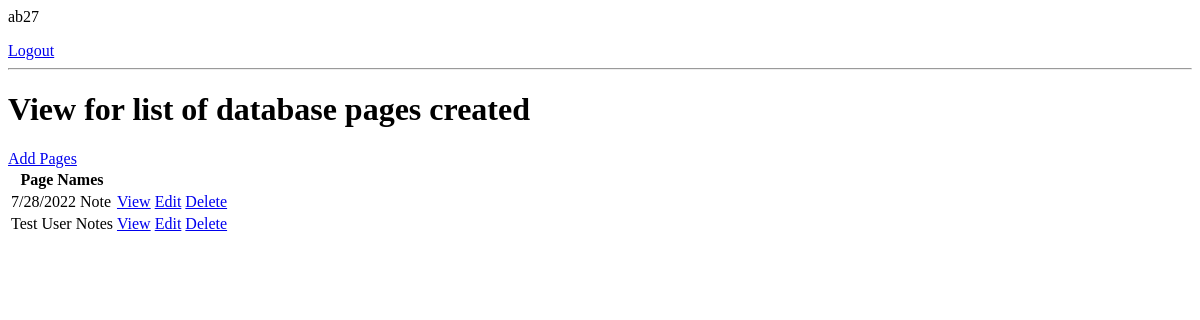
Page / (signed in) on the earlier database version.
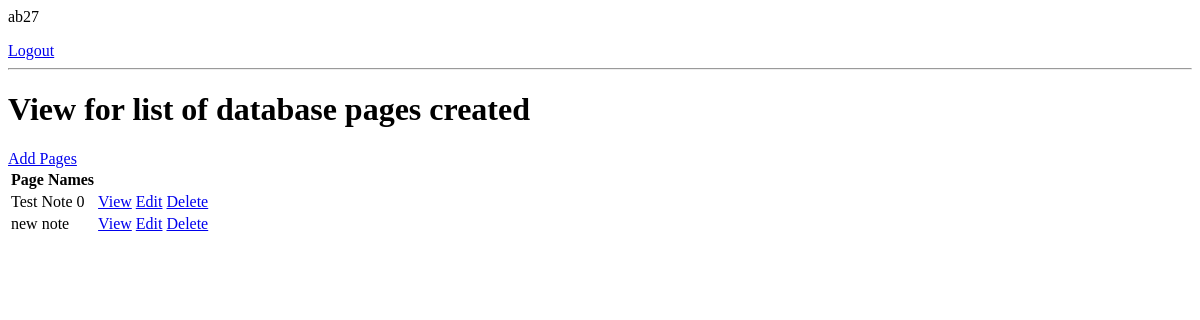
Same page on the later database version.
### base/models.py (models this page shows, shortened)
class NotesPage(models.Model):
    user = models.ForeignKey(User, on_delete=models.CASCADE, null=True, blank=True)
    title = models.CharField(max_length=100)
    body = models.TextField(null=True, blank=True)
    created = models.DateTimeField(auto_now_add=True)

### base/views.py (the view)
# urls.py: path('', PageList.as_view(), name='pages'),
class PageList(LoginRequiredMixin, ListView):
    model = NotesPage
    context_object_name = 'pages'

### base/templates/base/notespage_list.html
{% if request.user.is_authenticated %}
    <p>{{request.user}}</p>
    <a href="{% url 'logout' %}">Logout</a>
{% else %}
    <a href="{%url 'login' %}">Login</a>
{% endif %}
<hr>
<h1>View for list of database pages created</h1>
<a href="{% url 'page-create' %}">Add Pages</a>
<table>
    <tr>
        <th>Page Names</th>
        <th></th>
        <th></th>
        <th></th>
    </tr>
    {% for page in pages %}
    <tr>
        <td>{{page.title}}</td>
        <td><a href="{% url 'page' page.id %}">View</a></td>
        <td><a href="{% url 'page-update' page.id %}">Edit</a></td>
        <td><a href="{% url 'page-delete' page.id %}">Delete</a></td>
    </tr>
    {% empty %}
        <h3>No pages created</h3>
    {% endfor %}
</table>

Differences in the rows shown:
removed NotesPage: title "7/28/2022 Note"
removed NotesPage: title "Test User Notes"
added NotesPage: title "Test Note 0"
added NotesPage: title "new note"
